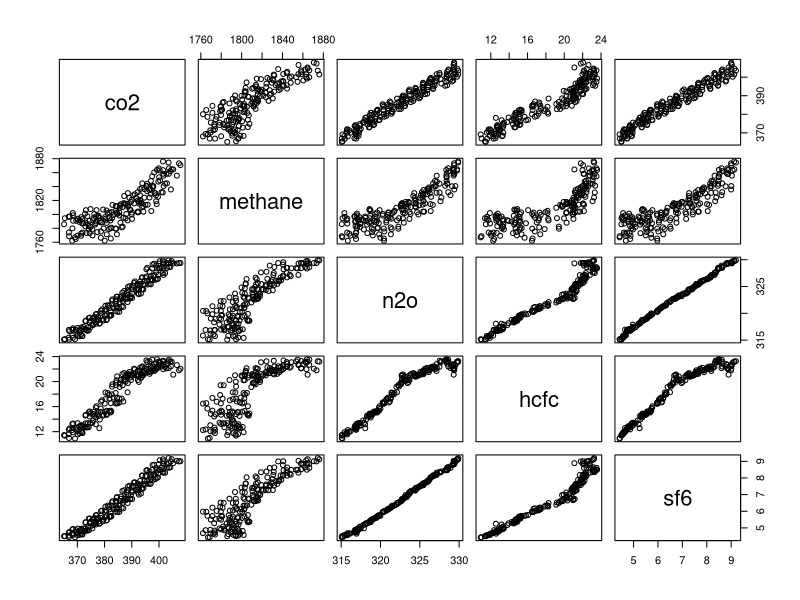
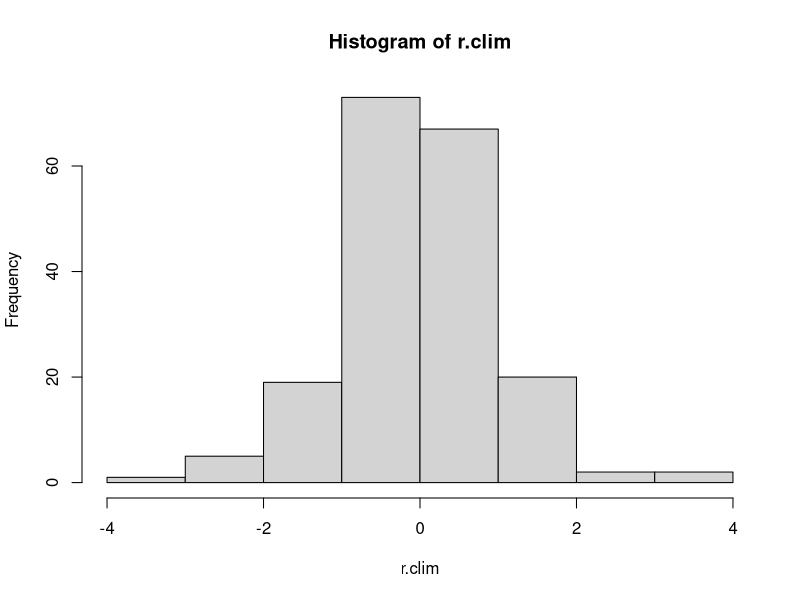

Source code (R) for these figures, in order:
## ---- chunk 1
nasatemp <- read.table(header=TRUE, text="Year   Jan  Feb  Mar  Apr  May  Jun  Jul  Aug  Sep  Oct  Nov  Dec    J-D D-N    DJF  MAM  JJA  SON  Year
1969   -10  -14    1   18   19    5   -2    3    9   13   13   28      7   3    -12   13    2   12  1969
1970     9   22    8    9   -4   -2   -2   -9   11    6    2  -12      3   7     20    4   -4    6  1970
1971    -2  -20  -17   -8   -5  -19  -11   -3   -4   -6   -5   -9     -9  -9    -11  -10  -11   -5  1971
1972   -24  -16    2    0   -4    6    1   17    2    9    4   19      1  -1    -16    0    8    5  1972
1973    29   31   27   26   25   17   10    3   10   14    6   -6     16  18     26   26   10   10  1973
1974   -15  -29   -6  -12   -2   -6   -5   11  -12   -8   -7   -9     -8  -8    -16   -7    0   -9  1974
1975     7    6   13    5   16    0   -1  -19   -3   -9  -16  -17     -2  -1      1   11   -7   -9  1975
1976    -2   -6  -21   -8  -24  -16  -10  -14   -9  -26   -4   10    -11 -13     -8  -18  -13  -13  1976
1977    19   22   24   27   30   24   20   16    0    2   17    2     17  18     17   27   20    6  1977
1978     6   14   21   15    6   -2    3  -18    5    0   15   10      6   6      7   14   -6    7  1978
1979    12  -10   18   13    5   13    2   13   25   24   28   47     16  13      4   12   10   26  1979
1980    30   43   30   33   36   17   28   23   19   18   29   19     27  29     40   33   23   22  1980
1981    55   41   49   31   24   31   34   32   16   14   24   43     33  31     38   35   32   18  1981
1982    10   16   -1    9   16    5   13    7   14   13   15   42     13  13     23    8    8   14  1982
1983    52   40   42   31   36   20   17   33   39   16   32   17     31  33     45   36   23   29  1983
1984    30   17   29    8   33    5   17   16   21   16    6   -5     16  18     21   23   13   14  1984
1985    22   -6   17   11   17   18   -1   15   15   12    9   15     12  10      4   15   11   12  1985
1986    29   38   28   24   24   11   11   12    0   13   11   16     18  18     27   25   11    8  1986
1987    36   45   16   22   25   37   45   28   39   32   25   47     33  30     32   21   36   32  1987
1988    57   43   51   45   43   43   34   47   41   39   12   33     41  42     49   46   41   31  1988
1989    15   35   37   33   16   14   33   37   37   32   20   38     29  29     27   29   28   30  1989
1990    40   41   76   55   46   38   43   30   29   41   45   40     44  44     40   59   37   38  1990
1991    40   49   34   52   37   52   47   39   48   30   31   32     41  42     43   41   46   36  1991
1992    44   41   47   23   32   25   12    7    0    8    2   21     22  23     39   34   15    4  1992
1993    37   38   36   27   27   25   28   13   10   22    6   16     24  24     32   30   22   13  1993
1994    27    2   27   40   28   43   31   21   29   41   46   36     31  29     15   32   31   39  1994
1995    50   78   45   47   26   41   47   46   33   47   45   28     44  45     55   39   45   42  1995
1996    25   48   32   36   27   25   36   48   25   19   41   40     33  32     34   32   36   28  1996
1997    31   38   53   36   36   54   35   41   53   62   64   59     47  45     36   42   43   60  1997
1998    60   90   63   63   69   77   68   66   41   44   49   56     62  62     69   65   70   45  1998
1999    48   65   34   33   31   37   37   31   41   39   38   43     40  41     56   33   35   39  1999
2000    24   56   58   57   36   41   39   42   41   28   32   29     40  41     41   50   41   34  2000
2001    42   44   56   51   57   54   60   48   54   51   70   56     54  51     38   55   54   58  2001
2002    75   75   90   57   63   55   61   53   63   55   58   44     62  63     69   70   56   59  2002
2003    72   55   57   54   61   48   54   65   65   74   53   73     61  58     57   57   56   64  2003
2004    58   73   64   63   40   43   24   44   50   63   71   48     53  56     68   56   37   61  2004
2005    70   55   71   68   63   66   64   61   75   76   72   65     67  66     58   67   64   74  2005
2006    56   68   62   50   47   64   52   70   62   67   69   73     62  61     63   53   62   66  2006
2007    94   70   69   74   66   58   60   57   60   57   55   46     64  66     79   69   58   57  2007
2008    23   34   73   51   47   45   59   43   63   63   65   53     52  51     34   57   49   64  2008
2009    61   50   52   59   65   65   70   66   68   64   76   66     63  62     55   59   67   69  2009
2010    73   80   92   85   73   62   59   63   59   69   78   46     70  71     73   83   62   68  2010
2011    49   51   62   62   50   56   71   71   54   63   55   53     58  57     48   58   66   57  2011
2012    45   47   56   67   74   62   54   60   72   75   74   52     61  61     48   66   59   73  2012
2013    66   55   66   52   57   65   57   65   76   67   78   65     64  63     58   58   63   74  2013
2014    73   52   76   77   85   66   56   80   88   81   66   78     73  72     63   79   67   78  2014
2015    81   87   90   74   75   79   71   79   81  107  102  110     86  84     82   80   76   97  2015
2016   115  134  130  107   90   78   82   99   87   89   90   82     99 101    119  109   86   88  2016
")

#code to reshape to each row is a month
nasatemp <- nasatemp[,1:13]
dim(nasatemp)
newtemp <- data.frame(temp=matrix(t(nasatemp[2:13]),ncol=1))

newtemp$month <- rep(1:12,48)
newtemp$year <- rep(1969:2016, each=12)

## ---- chunk 2
maunaloa1 <- read.table(header=TRUE, text="where year month value
MLO 1969  8   322.51
MLO 1969  9   321.36
MLO 1969 10   320.74
MLO 1969 11   321.98
MLO 1969 12   323.78
MLO 1970  1   325.13
MLO 1970  2   325.54
MLO 1970  3   325.68
MLO 1970  4   326.58
MLO 1970  5   327.68
MLO 1970  6   327.30
MLO 1970  7   326.13
MLO 1970  8   324.91
MLO 1970  9   322.98
MLO 1970 10   322.64
MLO 1970 11   324.03
MLO 1970 12   325.54
MLO 1976  7   332.30
MLO 1976  8   331.04
MLO 1976  9   329.67
MLO 1976 10   329.33
MLO 1976 11   330.46
MLO 1976 12   331.97
MLO 1977  1   332.77
MLO 1977  2   333.10
MLO 1977  3   334.08
MLO 1977  4   335.78
MLO 1977  5   336.49
MLO 1977  6   335.96
MLO 1977  7   334.64
MLO 1977  8   332.31
MLO 1977  9   330.66
MLO 1977 10   330.55
MLO 1977 11   331.72
MLO 1977 12   333.74
MLO 1978  1   335.17
MLO 1978  2   335.78
MLO 1978  3   336.69
MLO 1978  4   337.76
MLO 1978  5   338.01
MLO 1978  6   337.57
MLO 1978  7   336.17
MLO 1978  8   333.89
MLO 1978  9   332.19
MLO 1978 10   332.20
MLO 1978 11   333.24
MLO 1978 12   334.64
MLO 1979  1   336.12
MLO 1979  2   337.20
MLO 1979  3   338.50
MLO 1979  4   339.00
MLO 1979  5   338.93
MLO 1979  6   338.97
MLO 1979  7   337.78
MLO 1979  8   335.57
MLO 1979  9   333.95
MLO 1979 10   334.41
MLO 1979 11   335.66
MLO 1979 12   336.81
MLO 1980  1   338.87
MLO 1980  2   340.17
MLO 1980  3   341.33
MLO 1980  4   342.82
MLO 1980  5   342.90
MLO 1980  6   341.74
MLO 1980  7   339.16
MLO 1980  8   337.04
MLO 1980  9   336.60
MLO 1980 10   336.60
MLO 1980 11   337.55
MLO 1980 12   339.18
MLO 1981  1   340.41
MLO 1981  2   341.39
MLO 1981  3   342.33
MLO 1981  4   343.35
MLO 1981  5   343.56
MLO 1981  6   342.34
MLO 1981  7   340.40
MLO 1981  8   338.67
MLO 1981  9   337.37
MLO 1981 10   337.53
MLO 1981 11   338.88
MLO 1981 12   340.21
MLO 1982  1   341.10
MLO 1982  2   341.99
MLO 1982  3   343.03
MLO 1982  4   343.82
MLO 1982  5   343.76
MLO 1982  6   342.87
MLO 1982  7   341.47
MLO 1982  8   339.26
MLO 1982  9   337.33
MLO 1982 10   337.64
MLO 1982 11   339.03
MLO 1982 12   340.66
MLO 1983  1   341.96
MLO 1983  2   342.37
MLO 1983  3   343.11
MLO 1983  4   345.12
MLO 1983  5   346.09
MLO 1983  6   345.30
MLO 1983  7   343.53
MLO 1983  8   341.20
MLO 1983  9   339.78
MLO 1983 10   339.98
MLO 1983 11   341.14
MLO 1983 12   342.73
MLO 1984  1   343.94
MLO 1984  2   344.59
MLO 1984  3   345.52
MLO 1984  4   346.81
MLO 1984  5   347.38
MLO 1984  6   346.62
MLO 1984  7   345.10
MLO 1984  8   342.86
MLO 1984  9   341.30
MLO 1984 10   341.70
MLO 1984 11   343.00
MLO 1984 12   343.92
MLO 1985  1   344.60
MLO 1985  2   345.65
MLO 1985  3   346.86
MLO 1985  4   347.80
MLO 1985  5   348.57
MLO 1985  6   348.19
MLO 1985  7   346.22
MLO 1985  8   343.94
MLO 1985  9   342.83
MLO 1985 10   342.87
MLO 1985 11   344.05
MLO 1985 12   345.31
MLO 1986  1   346.10
MLO 1986  2   346.61
MLO 1986  3   347.69
MLO 1986  4   349.29
MLO 1986  5   349.94
MLO 1986  6   349.06
MLO 1986  7   347.06
MLO 1986  8   345.26
MLO 1986  9   344.05
MLO 1986 10   343.81
MLO 1986 11   345.37
MLO 1986 12   346.84
MLO 1987  1   347.51
MLO 1987  2   348.25
MLO 1987  3   349.26
MLO 1987  4   350.75
MLO 1987  5   351.77
MLO 1987  6   351.40
MLO 1987  7   349.62
MLO 1987  8   347.48
MLO 1987  9   346.45
MLO 1987 10   346.81
MLO 1987 11   348.11
MLO 1987 12   349.42
MLO 1988  1   350.28
MLO 1988  2   351.35
MLO 1988  3   352.52
MLO 1988  4   353.72
MLO 1988  5   354.35
MLO 1988  6   353.83
MLO 1988  7   352.34
MLO 1988  8   350.12
MLO 1988  9   348.78
MLO 1988 10   349.12
MLO 1988 11   350.14
MLO 1988 12   351.61
MLO 1989  1   352.74
MLO 1989  2   353.14
MLO 1989  3   353.96
MLO 1989  4   355.54
MLO 1989  5   356.16
MLO 1989  6   355.45
MLO 1989  7   354.00
MLO 1989  8   351.37
MLO 1989  9   349.51
MLO 1989 10   349.90
MLO 1989 11   351.53
MLO 1989 12   352.88
MLO 1990  1   354.02
MLO 1990  2   355.11
MLO 1990  3   355.90
MLO 1990  4   356.71
MLO 1990  5   357.17
MLO 1990  6   356.32
MLO 1990  7   354.53
MLO 1990  8   352.44
MLO 1990  9   351.21
MLO 1990 10   351.52
MLO 1990 11   353.10
MLO 1990 12   354.66
MLO 1991  1   355.24
MLO 1991  2   356.09
MLO 1991  3   357.54
MLO 1991  4   358.68
MLO 1991  5   359.34
MLO 1991  6   358.28
MLO 1991  7   355.86
MLO 1991  8   353.82
MLO 1991  9   352.42
MLO 1991 10   352.53
MLO 1991 11   354.00
MLO 1991 12   355.44
MLO 1992  1   356.64
MLO 1992  2   357.29
MLO 1992  3   358.12
MLO 1992  4   359.17
MLO 1992  5   359.94
MLO 1992  6   359.48
MLO 1992  7   357.17
MLO 1992  8   355.02
MLO 1992  9   353.69
MLO 1992 10   353.56
MLO 1992 11   354.63
MLO 1992 12   355.97
MLO 1993  1   356.81
MLO 1993  2   357.39
MLO 1993  3   358.25
MLO 1993  4   359.56
MLO 1993  5   360.47
MLO 1993  6   359.69
MLO 1993  7   357.74
MLO 1993  8   355.54
MLO 1993  9   353.84
MLO 1993 10   354.20
MLO 1993 11   355.41
MLO 1993 12   356.90
MLO 1994  1   358.28
MLO 1994  2   358.86
MLO 1994  3   359.69
MLO 1994  4   361.04
MLO 1994  5   361.73
MLO 1994  6   360.83
MLO 1994  7   358.93
MLO 1994  8   356.94
MLO 1994  9   355.33
MLO 1994 10   355.55
MLO 1994 11   357.49
MLO 1994 12   359.57
MLO 1995  1   360.24
MLO 1995  2   360.61
MLO 1995  3   361.82
MLO 1995  4   362.93
MLO 1995  5   363.63
MLO 1995  6   363.28
MLO 1995  7   361.36
MLO 1995  8   359.17
MLO 1995  9   358.04
MLO 1995 10   358.09
MLO 1995 11   359.44
MLO 1995 12   361.02
MLO 1996  1   362.10
MLO 1996  2   363.20
MLO 1996  3   364.18
MLO 1996  4   364.81
MLO 1996  5   365.35
MLO 1996  6   365.13
MLO 1996  7   363.51
MLO 1996  8   361.13
MLO 1996  9   359.30
MLO 1996 10   359.38
MLO 1996 11   360.92
MLO 1996 12   362.02
MLO 1997  1   363.07
MLO 1997  2   363.89
MLO 1997  3   364.91
MLO 1997  4   366.56
MLO 1997  5   366.66
MLO 1997  6   365.49
MLO 1997  7   364.09
MLO 1997  8   362.15
MLO 1997  9   360.50
MLO 1997 10   360.71
MLO 1997 11   362.52
MLO 1997 12   364.16
MLO 1998  1   365.26
MLO 1998  2   366.04
MLO 1998  3   367.12
MLO 1998  4   368.65
MLO 1998  5   369.39
MLO 1998  6   368.98
MLO 1998  7   367.74
MLO 1998  8   365.74
MLO 1998  9   364.13
MLO 1998 10   364.14
MLO 1998 11   365.60
MLO 1998 12   367.52
MLO 1999  1   368.36
MLO 1999  2   368.63
MLO 1999  3   369.76
MLO 1999  4   370.89
MLO 1999  5   370.89
MLO 1999  6   370.42
MLO 1999  7   369.14
MLO 1999  8   366.95
MLO 1999  9   365.12
MLO 1999 10   365.43
MLO 1999 11   366.82
MLO 1999 12   368.36
MLO 2000  1   369.62
MLO 2000  2   370.13
MLO 2000  3   370.85
MLO 2000  4   371.81
MLO 2000  5   371.90
MLO 2000  6   371.38
MLO 2000  7   370.07
MLO 2000  8   368.11
MLO 2000  9   366.89
MLO 2000 10   367.14
MLO 2000 11   368.37
MLO 2000 12   369.61
MLO 2001  1   370.73
MLO 2001  2   371.81
MLO 2001  3   372.84
MLO 2001  4   373.69
MLO 2001  5   374.18
MLO 2001  6   373.36
MLO 2001  7   371.35
MLO 2001  8   369.41
MLO 2001  9   368.18
MLO 2001 10   368.45
MLO 2001 11   370.13
MLO 2001 12   371.43
MLO 2002  1   372.18
MLO 2002  2   372.94
MLO 2002  3   373.92
MLO 2002  4   374.80
MLO 2002  5   375.51
MLO 2002  6   375.55
MLO 2002  7   373.86
MLO 2002  8   371.19
MLO 2002  9   369.72
MLO 2002 10   370.45
MLO 2002 11   372.40
MLO 2002 12   373.65
MLO 2003  1   374.63
MLO 2003  2   375.77
MLO 2003  3   376.81
MLO 2003  4   378.08
MLO 2003  5   378.88
MLO 2003  6   378.26
MLO 2003  7   376.52
MLO 2003  8   374.53
MLO 2003  9   372.95
MLO 2003 10   373.13
MLO 2003 11   374.84
MLO 2003 12   376.03
MLO 2004  1   376.85
MLO 2004  2   377.81
MLO 2004  3   379.46
MLO 2004  4   380.74
MLO 2004  5   380.78
MLO 2004  6   379.62
MLO 2004  7   377.37
MLO 2004  8   375.56
MLO 2004  9   374.23
MLO 2004 10   374.54
MLO 2004 11   376.24
MLO 2004 12   377.61
MLO 2005  1   378.58
MLO 2005  2   380.19
MLO 2005  3   381.75
MLO 2005  4   382.15
MLO 2005  5   382.49
MLO 2005  6   382.25
MLO 2005  7   380.80
MLO 2005  8   378.62
MLO 2005  9   376.79
MLO 2005 10   377.05
MLO 2005 11   378.65
MLO 2005 12   380.10
MLO 2006  1   381.22
MLO 2006  2   381.92
MLO 2006  3   382.84
MLO 2006  4   384.73
MLO 2006  5   385.42
MLO 2006  6   384.06
MLO 2006  7   382.30
MLO 2006  8   380.06
MLO 2006  9   378.71
MLO 2006 10   379.11
MLO 2006 11   380.39
MLO 2006 12   381.80
MLO 2007  1   383.26
MLO 2007  2   384.42
MLO 2007  3   385.40
MLO 2007  4   386.49
MLO 2007  5   386.89
MLO 2007  6   386.31
MLO 2007  7   384.54
MLO 2007  8   381.65
MLO 2007  9   380.31
MLO 2007 10   381.16
MLO 2007 11   382.63
MLO 2007 12   384.06
MLO 2008  1   385.53
MLO 2008  2   385.71
MLO 2008  3   385.57
MLO 2008  4   387.05
MLO 2008  5   388.70
MLO 2008  6   388.46
MLO 2008  7   386.66
MLO 2008  8   384.24
MLO 2008  9   382.77
MLO 2008 10   382.91
MLO 2008 11   384.12
MLO 2008 12   385.66
MLO 2009  1   386.97
MLO 2009  2   387.71
MLO 2009  3   388.41
MLO 2009  4   389.34
MLO 2009  5   390.11
MLO 2009  6   389.52
MLO 2009  7   387.71
MLO 2009  8   385.84
MLO 2009  9   384.44
MLO 2009 10   384.60
MLO 2009 11   386.00
MLO 2009 12   387.51
MLO 2010  1   388.59
MLO 2010  2   389.72
MLO 2010  3   391.07
MLO 2010  4   392.60
MLO 2010  5   393.37
MLO 2010  6   392.25
MLO 2010  7   390.09
MLO 2010  8   388.00
MLO 2010  9   386.55
MLO 2010 10   387.21
MLO 2010 11   388.57
MLO 2010 12   390.06
MLO 2011  1   391.56
MLO 2011  2   392.14
MLO 2011  3   392.64
MLO 2011  4   393.69
MLO 2011  5   394.26
MLO 2011  6   393.80
MLO 2011  7   392.35
MLO 2011  8   389.96
MLO 2011  9   388.61
MLO 2011 10   389.16
MLO 2011 11   390.47
MLO 2011 12   392.17
MLO 2012  1   393.00
MLO 2012  2   393.25
MLO 2012  3   394.66
MLO 2012  4   396.56
MLO 2012  5   396.98
MLO 2012  6   395.86
MLO 2012  7   394.26
MLO 2012  8   392.19
MLO 2012  9   390.84
MLO 2012 10   391.11
MLO 2012 11   393.06
MLO 2012 12   394.64
MLO 2013  1   395.66
MLO 2013  2   396.80
MLO 2013  3   397.75
MLO 2013  4   398.70
MLO 2013  5   399.61
MLO 2013  6   399.15
MLO 2013  7   397.19
MLO 2013  8   395.01
MLO 2013  9   393.73
MLO 2013 10   393.87
MLO 2013 11   395.43
MLO 2013 12   397.03
MLO 2014  1   397.91
MLO 2014  2   398.33
MLO 2014  3   399.75
MLO 2014  4   401.64
MLO 2014  5   402.24
MLO 2014  6   401.39
MLO 2014  7   398.96
MLO 2014  8   396.52
MLO 2014  9   395.35
MLO 2014 10   395.67
MLO 2014 11   397.50
MLO 2014 12   399.26
MLO 2015  1   400.05
MLO 2015  2   400.38
MLO 2015  3   401.58
MLO 2015  4   403.68
MLO 2015  5   404.16
MLO 2015  6   402.92
MLO 2015  7   400.93
MLO 2015  8   398.90
MLO 2015  9   397.65
MLO 2015 10   398.23
MLO 2015 11   399.95
MLO 2015 12   401.53
MLO 2016  1   402.72
MLO 2016  2   403.62
MLO 2016  3   405.23
MLO 2016  4   407.35
MLO 2016  5   407.87
MLO 2016  6   406.57
MLO 2016  7   404.37
MLO 2016  8   401.69
MLO 2016  9   400.23
MLO 2016 10   401.47
MLO 2016 11   403.53
MLO 2016 12   404.66")
## ---- chunk 3
maunaloa2 <- read.table(header=TRUE, text="where year month value
MLO 1983  5  1639.23
MLO 1983  6  1633.53
MLO 1983  7  1633.19
MLO 1983  8  1631.38
MLO 1983  9  1648.43
MLO 1983 10  1663.75
MLO 1983 11  1658.22
MLO 1983 12  1654.33
MLO 1984  1  1658.97
MLO 1984  2  1656.47
MLO 1984  3  1655.76
MLO 1984  4  1657.71
MLO 1984  5  1649.33
MLO 1984  6  1633.93
MLO 1984  7  1629.71
MLO 1984  8  1643.76
MLO 1984  9  1663.31
MLO 1984 10  1673.72
MLO 1984 11  1676.09
MLO 1984 12  1671.23
MLO 1985  1  1662.44
MLO 1985  2  1665.22
MLO 1985  3  1677.36
MLO 1985  4  1674.26
MLO 1985  5  1665.95
MLO 1985  6  1658.63
MLO 1985  7  1653.49
MLO 1985  8  1653.73
MLO 1985  9  1667.63
MLO 1985 10  1680.79
MLO 1985 11  1679.95
MLO 1985 12  1677.30
MLO 1986  1  1675.09
MLO 1986  2  1666.10
MLO 1986  3  1672.14
MLO 1986  4  1687.78
MLO 1986  5  1685.33
MLO 1986  6  1684.31
MLO 1986  7  1682.00
MLO 1986  8  1669.87
MLO 1986  9  1679.75
MLO 1986 10  1690.42
MLO 1986 11  1691.76
MLO 1986 12  1697.38
MLO 1987  1  1692.00
MLO 1987  2  1689.67
MLO 1987  3  1694.41
MLO 1987  4  1695.58
MLO 1987  5  1694.19
MLO 1987  6  1687.17
MLO 1987  7  1680.59
MLO 1987  8  1678.21
MLO 1987  9  1681.06
MLO 1987 10  1700.84
MLO 1987 11  1715.96
MLO 1987 12  1707.57
MLO 1988  1  1697.68
MLO 1988  2  1700.56
MLO 1988  3  1705.48
MLO 1988  4  1707.58
MLO 1988  5  1705.13
MLO 1988  6  1698.45
MLO 1988  7  1687.25
MLO 1988  8  1691.20
MLO 1988  9  1700.78
MLO 1988 10  1708.26
MLO 1988 11  1719.26
MLO 1988 12  1725.77
MLO 1989  1  1720.86
MLO 1989  2  1712.63
MLO 1989  3  1715.06
MLO 1989  4  1723.47
MLO 1989  5  1724.35
MLO 1989  6  1713.17
MLO 1989  7  1699.86
MLO 1989  8  1706.65
MLO 1989  9  1720.84
MLO 1989 10  1721.99
MLO 1989 11  1726.19
MLO 1989 12  1730.72
MLO 1990  1  1727.94
MLO 1990  2  1728.47
MLO 1990  3  1733.87
MLO 1990  4  1737.55
MLO 1990  5  1734.57
MLO 1990  6  1722.31
MLO 1990  7  1712.70
MLO 1990  8  1718.02
MLO 1990  9  1733.91
MLO 1990 10  1736.92
MLO 1990 11  1741.48
MLO 1990 12  1749.67
MLO 1991  1  1734.88
MLO 1991  2  1731.02
MLO 1991  3  1746.57
MLO 1991  4  1749.61
MLO 1991  5  1747.34
MLO 1991  6  1740.02
MLO 1991  7  1730.94
MLO 1991  8  1722.04
MLO 1991  9  1734.65
MLO 1991 10  1751.77
MLO 1991 11  1750.32
MLO 1991 12  1752.46
MLO 1992  1  1755.62
MLO 1992  2  1750.06
MLO 1992  3  1752.44
MLO 1992  4  1753.30
MLO 1992  5  1744.58
MLO 1992  6  1743.34
MLO 1992  7  1736.29
MLO 1992  8  1725.76
MLO 1992  9  1729.88
MLO 1992 10  1740.78
MLO 1992 11  1755.35
MLO 1992 12  1758.41
MLO 1993  1  1747.88
MLO 1993  2  1745.69
MLO 1993  3  1748.00
MLO 1993  4  1746.77
MLO 1993  5  1749.61
MLO 1993  6  1745.59
MLO 1993  7  1731.93
MLO 1993  8  1732.02
MLO 1993  9  1744.57
MLO 1993 10  1760.24
MLO 1993 11  1768.05
MLO 1993 12  1763.59
MLO 1994  1  1759.89
MLO 1994  2  1752.11
MLO 1994  3  1754.68
MLO 1994  4  1763.82
MLO 1994  5  1755.15
MLO 1994  6  1746.67
MLO 1994  7  1737.43
MLO 1994  8  1734.00
MLO 1994  9  1757.24
MLO 1994 10  1778.62
MLO 1994 11  1781.15
MLO 1994 12  1779.38
MLO 1995  1  1764.55
MLO 1995  2  1757.10
MLO 1995  3  1764.86
MLO 1995  4  1762.96
MLO 1995  5  1762.21
MLO 1995  6  1759.23
MLO 1995  7  1749.37
MLO 1995  8  1751.18
MLO 1995  9  1761.52
MLO 1995 10  1768.91
MLO 1995 11  1768.32
MLO 1995 12  1773.02
MLO 1996  1  1771.38
MLO 1996  2  1770.46
MLO 1996  3  1769.92
MLO 1996  4  1759.12
MLO 1996  5  1755.04
MLO 1996  6  1753.80
MLO 1996  7  1747.19
MLO 1996  8  1745.61
MLO 1996  9  1767.21
MLO 1996 10  1774.69
MLO 1996 11  1769.96
MLO 1996 12  1773.12
MLO 1997  1  1769.96
MLO 1997  2  1768.67
MLO 1997  3  1775.66
MLO 1997  4  1780.66
MLO 1997  5  1776.62
MLO 1997  6  1768.26
MLO 1997  7  1751.54
MLO 1997  8  1750.35
MLO 1997  9  1775.74
MLO 1997 10  1784.89
MLO 1997 11  1784.07
MLO 1997 12  1783.30
MLO 1998  1  1772.27
MLO 1998  2  1766.13
MLO 1998  3  1774.66
MLO 1998  4  1780.43
MLO 1998  5  1781.20
MLO 1998  6  1779.11
MLO 1998  7  1762.53
MLO 1998  8  1757.23
MLO 1998  9  1771.19
MLO 1998 10  1787.42
MLO 1998 11  1798.38
MLO 1998 12  1803.08
MLO 1999  1  1796.37
MLO 1999  2  1784.76
MLO 1999  3  1788.19
MLO 1999  4  1788.42
MLO 1999  5  1773.25
MLO 1999  6  1771.20
MLO 1999  7  1767.00
MLO 1999  8  1768.66
MLO 1999  9  1785.91
MLO 1999 10  1794.49
MLO 1999 11  1796.52
MLO 1999 12  1801.93
MLO 2000  1  1802.08
MLO 2000  2  1793.84
MLO 2000  3  1791.95
MLO 2000  4  1786.89
MLO 2000  5  1773.88
MLO 2000  6  1772.35
MLO 2000  7  1769.46
MLO 2000  8  1762.08
MLO 2000  9  1773.90
MLO 2000 10  1796.96
MLO 2000 11  1798.68
MLO 2000 12  1790.80
MLO 2001  1  1789.20
MLO 2001  2  1793.33
MLO 2001  3  1801.05
MLO 2001  4  1797.36
MLO 2001  5  1783.16
MLO 2001  6  1773.35
MLO 2001  7  1769.25
MLO 2001  8  1764.68
MLO 2001  9  1779.92
MLO 2001 10  1790.89
MLO 2001 11  1793.03
MLO 2001 12  1796.09
MLO 2002  1  1787.42
MLO 2002  2  1782.86
MLO 2002  3  1786.15
MLO 2002  4  1781.95
MLO 2002  5  1778.33
MLO 2002  6  1774.58
MLO 2002  7  1766.41
MLO 2002  8  1766.10
MLO 2002  9  1780.44
MLO 2002 10  1795.45
MLO 2002 11  1801.15
MLO 2002 12  1792.65
MLO 2003  1  1785.94
MLO 2003  2  1791.76
MLO 2003  3  1796.92
MLO 2003  4  1794.97
MLO 2003  5  1786.89
MLO 2003  6  1790.58
MLO 2003  7  1785.33
MLO 2003  8  1773.06
MLO 2003  9  1788.25
MLO 2003 10  1806.05
MLO 2003 11  1807.61
MLO 2003 12  1794.57
MLO 2004  1  1789.81
MLO 2004  2  1797.91
MLO 2004  3  1806.94
MLO 2004  4  1805.52
MLO 2004  5  1787.75
MLO 2004  6  1779.82
MLO 2004  7  1774.59
MLO 2004  8  1769.80
MLO 2004  9  1778.21
MLO 2004 10  1790.72
MLO 2004 11  1800.49
MLO 2004 12  1796.73
MLO 2005  1  1788.48
MLO 2005  2  1796.08
MLO 2005  3  1802.82
MLO 2005  4  1791.30
MLO 2005  5  1780.86
MLO 2005  6  1780.05
MLO 2005  7  1771.32
MLO 2005  8  1766.46
MLO 2005  9  1787.27
MLO 2005 10  1806.12
MLO 2005 11  1803.11
MLO 2005 12  1798.37
MLO 2006  1  1794.46
MLO 2006  2  1785.84
MLO 2006  3  1786.21
MLO 2006  4  1800.64
MLO 2006  5  1798.33
MLO 2006  6  1779.65
MLO 2006  7  1765.36
MLO 2006  8  1762.14
MLO 2006  9  1775.52
MLO 2006 10  1788.46
MLO 2006 11  1791.44
MLO 2006 12  1794.62
MLO 2007  1  1799.19
MLO 2007  2  1802.60
MLO 2007  3  1802.63
MLO 2007  4  1801.65
MLO 2007  5  1795.23
MLO 2007  6  1781.34
MLO 2007  7  1771.38
MLO 2007  8  1778.95
MLO 2007  9  1793.78
MLO 2007 10  1801.88
MLO 2007 11  1803.32
MLO 2007 12  1805.15
MLO 2008  1  1809.46
MLO 2008  2  1802.99
MLO 2008  3  1792.38
MLO 2008  4  1792.12
MLO 2008  5  1796.01
MLO 2008  6  1791.32
MLO 2008  7  1782.40
MLO 2008  8  1779.41
MLO 2008  9  1794.58
MLO 2008 10  1813.66
MLO 2008 11  1811.90
MLO 2008 12  1812.40
MLO 2009  1  1816.16
MLO 2009  2  1814.73
MLO 2009  3  1815.28
MLO 2009  4  1807.06
MLO 2009  5  1802.72
MLO 2009  6  1806.24
MLO 2009  7  1794.25
MLO 2009  8  1788.09
MLO 2009  9  1801.87
MLO 2009 10  1811.50
MLO 2009 11  1814.68
MLO 2009 12  1815.55
MLO 2010  1  1810.92
MLO 2010  2  1817.87
MLO 2010  3  1821.24
MLO 2010  4  1818.01
MLO 2010  5  1816.50
MLO 2010  6  1803.08
MLO 2010  7  1793.50
MLO 2010  8  1800.61
MLO 2010  9  1810.57
MLO 2010 10  1826.33
MLO 2010 11  1830.53
MLO 2010 12  1821.20
MLO 2011  1  1823.70
MLO 2011  2  1819.68
MLO 2011  3  1815.48
MLO 2011  4  1816.01
MLO 2011  5  1811.52
MLO 2011  6  1810.25
MLO 2011  7  1803.09
MLO 2011  8  1799.91
MLO 2011  9  1813.09
MLO 2011 10  1823.80
MLO 2011 11  1827.44
MLO 2011 12  1831.82
MLO 2012  1  1827.56
MLO 2012  2  1819.24
MLO 2012  3  1824.07
MLO 2012  4  1834.90
MLO 2012  5  1829.55
MLO 2012  6  1814.01
MLO 2012  7  1803.91
MLO 2012  8  1803.99
MLO 2012  9  1815.80
MLO 2012 10  1828.91
MLO 2012 11  1836.46
MLO 2012 12  1836.27
MLO 2013  1  1833.35
MLO 2013  2  1836.92
MLO 2013  3  1838.80
MLO 2013  4  1830.36
MLO 2013  5  1825.20
MLO 2013  6  1814.80
MLO 2013  7  1804.80
MLO 2013  8  1813.64
MLO 2013  9  1838.16
MLO 2013 10  1844.51
MLO 2013 11  1840.42
MLO 2013 12  1848.10
MLO 2014  1  1840.72
MLO 2014  2  1831.02
MLO 2014  3  1847.06
MLO 2014  4  1855.57
MLO 2014  5  1844.18
MLO 2014  6  1831.50
MLO 2014  7  1818.96
MLO 2014  8  1824.29
MLO 2014  9  1841.04
MLO 2014 10  1844.03
MLO 2014 11  1854.77
MLO 2014 12  1863.90
MLO 2015  1  1853.42
MLO 2015  2  1848.67
MLO 2015  3  1858.38
MLO 2015  4  1866.30
MLO 2015  5  1862.18
MLO 2015  6  1844.58
MLO 2015  7  1831.99
MLO 2015  8  1827.55
MLO 2015  9  1840.39
MLO 2015 10  1860.36
MLO 2015 11  1866.15
MLO 2015 12  1863.49
MLO 2016  1  1858.25
MLO 2016  2  1858.33
MLO 2016  3  1864.58
MLO 2016  4  1873.36
MLO 2016  5  1870.71
MLO 2016  6  1855.71
MLO 2016  7  1835.76
MLO 2016  8  1840.68
MLO 2016  9  1863.21
MLO 2016 10  1876.06
MLO 2016 11  1874.51
MLO 2016 12  1864.68")
## ---- chunk 4
climate <- merge(merge(newtemp,maunaloa1, by=c("year", "month"),all.x=TRUE), maunaloa2, by=c("year", "month"),all.x=TRUE)
climate <- subset(climate,!is.na(where.x)&!is.na(where.y))
names(climate) <- c("year","month","temp", "where.x","co2","where.y", "methane")
climate$where.x <- NULL
climate$where.y <- NULL

head(climate)
tail(climate)
str(climate)
## ---- chunk 5
#corr <- lm(temp~co2, data=climate)
#corr
#plot(corr)

#corr2 <- lm(temp~methane, data=climate)
#corr2
#plot(corr2)
## ---- chunk 6
#out.climate <- lm(temp~co2+methane, data=climate)
#summary(out.climate)

#library(car)
#avPlots(out.climate)
## ---- chunk 7
#nogreenhousegas.climate <- lm(temp~+1, data=climate)
#anova(nogreenhousegas.climate, out.climate)
#summary(out.climate)

#Since we reject H0 and conclude that there is a significant greenhouse gas effect, look at the individual regression coefficients
#t-test from summary
#summary(out.climate)

#95% CI
#confint(out.climate)
## ---- chunk 8
#Create Train and test
#train.climate <- subset(climate, year<=2015)
#test.climate <- subset(climate, year==2016)


#Fit Model on Train
#out.train <- lm(temp~co2+methane, data=train.climate)


#Use train model to predict on test
#predict(out.train, newdata=test.climate)


#Compare actual to prediction
#cbind(test.climate$temp, predict(out.train,newdata=test.climate))


#Graphic to show data
#plot(predict(out.train, newdata=test.climate), test.climate$temp)
#abline(0,1,col="gray")
## ---- chunk 9
maunaloa3 <- read.table(header=TRUE, text="year month n2o sd n
1999       7    315.16      0.33    546
1999       8    315.08      0.29    643
1999       9    315.08      0.27    473
1999      10    315.17      0.26    615
1999      11    315.46      0.28    569
1999      12    315.41      0.40    393
2000       1    315.54      0.40    544
2000       2    315.78      0.43    593
2000       3    315.70      0.39    732
2000       4    315.78      0.40    682
2000       5    315.75      0.39    642
2000       6    316.03      0.38    547
2000       7    316.18      0.37    565
2000       8    315.84      0.36    161
2000       9    316.91      0.55    209
2000      10    316.68      0.47    661
2000      11    316.95      0.87    129
2000      12    316.81      0.97    625
2001       1    316.79      1.09    417
2001       2    317.04      1.08    649
2001       3    317.01      1.18    727
2001       4    316.72      0.98    691
2001       5    316.82      0.85    738
2001       6    316.86      1.08    348
2001       7    316.80      0.82    635
2001       8    316.89      0.91    728
2001       9    316.96      0.91    708
2001      10    317.21      1.22    680
2001      11    317.27      1.27    642
2001      12    317.33      1.11    634
2002       1    317.50      1.02    671
2002       2    317.07      1.15    658
2002       3    317.41      1.31    645
2002       4    317.38      1.36    674
2002       5    317.89      1.14    281
2002       6     nan        nan       0
2002       7     nan        nan       0
2002       8     nan        nan       0
2002       9    317.55      0.61    142
2002      10    317.72      0.47    678
2002      11    317.81      0.44    671
2002      12    317.76      0.37    692
2003       1    317.91      0.33    668
2003       2    317.79      0.23    638
2003       3    318.05      0.34    735
2003       4    318.06      0.38    696
2003       5    318.17      0.34    724
2003       6    318.17      0.37    693
2003       7    318.29      0.39    686
2003       8    318.33      0.45    693
2003       9    318.53      0.44    662
2003      10    318.60      0.47    688
2003      11    318.61      0.33    693
2003      12    318.63      0.36    729
2004       1    318.76      0.35    727
2004       2    318.68      0.42    651
2004       3    318.64      0.34    656
2004       4    318.74      0.35    708
2004       5    318.85      0.35    695
2004       6    318.90      0.34    682
2004       7    318.94      0.37    631
2004       8    319.02      0.49    581
2004       9    319.10      0.51    641
2004      10    319.20      0.39    699
2004      11    319.33      0.37    701
2004      12    319.34      0.38    676
2005       1    319.46      0.38    646
2005       2    319.53      0.31    637
2005       3    319.56      0.37    704
2005       4    319.55      0.35    685
2005       5    319.63      0.31    700
2005       6    319.66      0.33    671
2005       7    319.83      0.29    690
2005       8    319.99      0.48    697
2005       9    319.79      0.50    678
2005      10    319.89      0.63    725
2005      11    319.91      0.52    696
2005      12    320.17      0.41    592
2006       1    320.21      0.44    692
2006       2    320.15      0.42    593
2006       3    320.05      0.39    716
2006       4    320.29      0.42    692
2006       5    320.27      0.38    693
2006       6    320.41      0.38    653
2006       7    320.42      1.82    244
2006       8    320.45      0.46    124
2006       9    320.49      0.42    522
2006      10    320.74      0.43    613
2006      11    320.75      0.40    674
2006      12    320.96      0.54    672
2007       1    320.96      0.53    690
2007       2    321.06      0.48    641
2007       3    320.96      0.43    709
2007       4    321.25      0.52    667
2007       5    321.19      0.52    692
2007       6    321.29      0.42    687
2007       7    321.32      0.44    692
2007       8    321.42      0.62    581
2007       9    321.40      0.54    677
2007      10    321.50      0.45    679
2007      11    321.70      0.53    590
2007      12    321.78      0.61    643
2008       1    322.02      0.57    422
2008       2    321.89      0.42     70
2008       3    321.88      0.41    726
2008       4    322.06      0.31    713
2008       5    322.01      0.33    713
2008       6    322.10      0.31    700
2008       7    322.27      0.28    732
2008       8    322.27      0.30    732
2008       9    322.36      0.32    706
2008      10    322.60      0.35    701
2008      11    322.60      0.34    701
2008      12    322.63      0.35    701
2009       1    322.74      0.36    560
2009       2    322.68      0.28    667
2009       3    322.72      0.29    720
2009       4    322.75      0.30    711
2009       5    322.87      0.31    728
2009       6    322.92      0.32    699
2009       7    322.85      0.31    733
2009       8    322.96      0.26    743
2009       9    323.09      0.28    719
2009      10    323.10      0.27    738
2009      11    323.21      0.26    707
2009      12    323.35      0.26    738
2010       1    323.45      0.49    686
2010       2    323.18      0.78    314
2010       3     nan        nan       0
2010       4    323.57      0.33    688
2010       5    323.69      0.35    706
2010       6    323.68      0.35    690
2010       7    323.68      0.32    726
2010       8    323.83      0.32    618
2010       9    323.86      0.31    582
2010      10    324.17      0.33    742
2010      11    324.30      0.35    703
2010      12    324.44      0.34    684
2011       1    324.37      0.40    571
2011       2    324.44      0.37    653
2011       3    324.47      0.41    736
2011       4    324.49      0.45    613
2011       5    324.44      0.40    734
2011       6    324.51      0.42    659
2011       7    324.65      0.34    734
2011       8    324.82      0.28    736
2011       9    324.91      0.30    717
2011      10    325.06      0.31    739
2011      11    325.14      0.25    683
2011      12    325.27      0.29    735
2012       1    325.46      0.32    742
2012       2    325.47      0.42    682
2012       3    325.34      0.34    584
2012       4    325.47      0.33    715
2012       5    325.40      0.37    713
2012       6    325.37      0.31    683
2012       7    325.43      0.33    741
2012       8    325.55      0.34    724
2012       9    325.67      0.57    683
2012      10    325.94      0.67    702
2012      11    325.95      0.57    675
2012      12    326.05      0.28    735
2013       1    326.09      0.27    734
2013       2    326.15      0.29    627
2013       3    326.17      0.26    741
2013       4    326.27      0.26    709
2013       5    326.43      0.28    712
2013       6    326.35      0.33    715
2013       7    326.38      0.33    683
2013       8    326.65      0.35    431
2013       9    326.67      0.32    696
2013      10    326.70      0.30    732
2013      11    326.87      0.29    711
2013      12    326.93      0.31    734
2014       1    327.03      0.30    731
2014       2    327.12      0.29    665
2014       3    327.17      0.35    699
2014       4    327.15      0.37    699
2014       5    327.50      0.32    658
2014       6    327.51      0.33    694
2014       7    327.63      0.52    644
2014       8    327.74      0.59    582
2014       9    328.22      0.62    549
2014      10    328.48      0.50    480
2014      11    328.37      0.37    554
2014      12    328.36      0.33    517
2015       1    328.43      0.38    553
2015       2    328.40      0.37    528
2015       3    328.42      0.48    562
2015       4    328.61      0.34    511
2015       5    328.65      0.42    565
2015       6    328.47      0.35    510
2015       7    328.62      0.34    573
2015       8    328.90      0.52    522
2015       9    329.10      0.29    690
2015      10    329.25      0.28    715
2015      11    329.29      0.26    697
2015      12    329.29      0.24    633
2016       1    329.40      0.23    730
2016       2    329.32      0.25    674
2016       3    329.31      0.26    614
2016       4    329.37      0.31    671
2016       5    329.37      0.30    711
2016       6    329.30      0.36    681
2016       7    329.38      0.36    731
2016       8    329.53      0.36    689
2016       9    329.73      0.35    635
2016      10    329.87      0.51    636
2016      11    329.88      0.47    682
2016      12    329.74      0.47    664
2017       1    329.89      0.48    668
2017       2    329.83      0.49    655
2017       3    329.89      0.66    704
2017       4    329.75      0.83    665
2017       5    329.82      0.67    706
2017       6    329.84      0.94    679
2017       7    329.84      0.68    523
2017       8    329.98      0.71    707
2017       9    329.92      0.52    704
2017      10    330.02      0.53    704
2017      11    330.01      0.53    702
2017      12    330.11      0.59    700
2018       1    329.98      0.52    214")
maunaloa3 <- maunaloa3[,1:3]

maunaloa4 <- read.table(header=TRUE, text="year month hcfc sd n
1999       1     10.84      0.50    636
1999       2     10.84      0.38     70
1999       3     11.16      0.47    518
1999       4     11.80      0.45    153
1999       5     11.68      0.37    590
1999       6     11.69      0.46    529
1999       7     10.90      0.56    621
1999       8     10.99      0.55    423
1999       9     11.46      0.40    306
1999      10     11.36      0.47    573
1999      11     11.60      0.48    572
1999      12     11.90      0.72    408
2000       1     11.87      0.83    591
2000       2     11.56      0.76    616
2000       3     11.74      0.83    741
2000       4     11.92      0.86    691
2000       5     11.77      0.82    668
2000       6     12.03      0.87    570
2000       7     12.05      0.81    590
2000       8     12.26      0.76    163
2000       9     12.30      0.83    320
2000      10     12.51      1.03    697
2000      11     12.57      1.13    346
2000      12     12.61      1.13    644
2001       1     12.86      0.99    454
2001       2     12.72      1.15    656
2001       3     12.75      1.18    736
2001       4     12.74      1.22    707
2001       5     12.70      1.13    737
2001       6     12.65      1.25    349
2001       7     13.02      1.22    112
2001       8     12.36      1.08    165
2001       9     13.22      1.00    319
2001      10     13.30      0.78    739
2001      11     13.36      0.77    417
2001      12     12.93      0.83    144
2002       1     13.01      0.92    115
2002       2     13.31      0.93    390
2002       3     13.37      0.77    732
2002       4     13.33      0.83    697
2002       5     13.43      0.83    703
2002       6     13.66      0.85    709
2002       7     13.37      0.90    683
2002       8     13.93      0.99    175
2002       9     nan        nan       0
2002      10     nan        nan       0
2002      11     nan        nan       0
2002      12     nan        nan       0
2003       1     nan        nan       0
2003       2     13.79      2.81     33
2003       3     13.18      2.16    555
2003       4     12.55      2.81     29
2003       5     nan        nan       0
2003       6     13.94      1.61    123
2003       7     14.55      1.80    249
2003       8     14.42      1.09    515
2003       9     14.58      0.78    635
2003      10     14.67      0.76    240
2003      11     14.89      0.74    523
2003      12     14.79      0.85    733
2004       1     14.27      0.76    732
2004       2     14.50      0.81    677
2004       3     14.56      0.82    675
2004       4     14.82      0.81    704
2004       5     14.68      0.81    689
2004       6     14.70      0.95    655
2004       7     14.76      0.85    651
2004       8     14.84      0.79    602
2004       9     15.12      0.78    623
2004      10     15.23      0.80    713
2004      11     15.17      0.88    715
2004      12     15.08      0.82    685
2005       1     15.17      0.84    663
2005       2     15.13      0.85    634
2005       3     15.30      0.81    708
2005       4     15.06      0.85    551
2005       5     15.19      0.92    491
2005       6     15.36      0.81    185
2005       7     15.35      0.97    451
2005       8     15.68      1.08    392
2005       9     15.83      0.76    444
2005      10     16.06      0.78    394
2005      11     nan        nan       0
2005      12     nan        nan       0
2006       1     nan        nan       0
2006       2     nan        nan       0
2006       3     nan        nan       0
2006       4     16.51      0.82    142
2006       5     16.66      0.86    699
2006       6     16.51      1.01    674
2006       7     16.55      1.00    673
2006       8     16.48      0.95    709
2006       9     16.79      0.88    532
2006      10     17.01      0.88    616
2006      11     17.20      1.04    686
2006      12     17.26      1.15    708
2007       1     17.44      1.88    678
2007       2     16.66      2.67    541
2007       3     17.32      2.52    672
2007       4     17.53      2.17    647
2007       5     16.82      3.23    342
2007       6     17.27      1.87    169
2007       7     17.39      1.77    215
2007       8     17.86      1.94    585
2007       9     18.25      2.21    591
2007      10     18.17      2.66    576
2007      11     17.95      1.25    350
2007      12     18.18      0.53    700
2008       1     19.13      0.63    417
2008       2     nan        nan       0
2008       3     nan        nan       0
2008       4     nan        nan       0
2008       5     nan        nan       0
2008       6     18.29      1.77    639
2008       7     19.41      2.01    672
2008       8     19.42      1.52    689
2008       9     19.20      1.83    667
2008      10     19.56      1.27    418
2008      11     19.84      0.94    463
2008      12     19.70      1.00    655
2009       1     20.34      1.00    706
2009       2     20.96      0.92    668
2009       3     20.97      0.99    663
2009       4     21.00      1.02    710
2009       5     21.14      0.98    717
2009       6     20.64      0.96    702
2009       7     19.97      1.10    725
2009       8     20.25      1.00    663
2009       9     20.21      1.24    719
2009      10     20.83      1.26    731
2009      11     20.29      1.24    705
2009      12     20.25      1.60    713
2010       1     19.76      1.66    715
2010       2     20.24      1.79    659
2010       3     19.82      2.16    686
2010       4     19.94      2.45    558
2010       5     20.60      2.85    354
2010       6     20.23      1.22    671
2010       7     21.00      1.13    723
2010       8     20.87      1.05    635
2010       9     21.19      1.02    560
2010      10     21.35      1.08    722
2010      11     21.27      0.91    702
2010      12     21.04      0.81    685
2011       1     20.99      0.86    583
2011       2     20.82      0.94    663
2011       3     20.98      1.03    717
2011       4     20.78      1.10    704
2011       5     21.03      1.03    658
2011       6     21.01      1.16    595
2011       7     20.92      1.35    730
2011       8     20.96      1.55    740
2011       9     21.06      1.57    623
2011      10     21.54      1.45    733
2011      11     21.36      1.53    706
2011      12     21.15      1.61    729
2012       1     21.80      1.73    727
2012       2     21.21      1.48    622
2012       3     21.33      1.23    549
2012       4     21.23      1.42    705
2012       5     21.69      1.33    716
2012       6     21.55      1.44    671
2012       7     21.48      1.66    686
2012       8     21.72      1.70    685
2012       9     22.05      1.66    649
2012      10     21.95      1.61    578
2012      11     22.20      1.25    713
2012      12     21.76      1.29    728
2013       1     21.83      1.07    654
2013       2     21.50      1.04    651
2013       3     21.78      1.02    706
2013       4     21.90      1.24    707
2013       5     22.30      1.66    713
2013       6     22.04      1.49    697
2013       7     22.14      1.32    679
2013       8     22.15      1.70    518
2013       9     22.29      2.02    645
2013      10     22.43      1.48    521
2013      11     21.99      1.33    663
2013      12     22.36      1.34    711
2014       1     22.04      1.09    730
2014       2     21.69      1.12    603
2014       3     22.22      1.17    698
2014       4     22.79      1.16    705
2014       5     22.35      1.19    657
2014       6     23.32      1.19    676
2014       7     23.08      0.93    712
2014       8     23.24      0.71    612
2014       9     23.37      0.74    709
2014      10     23.11      0.66    629
2014      11     23.50      0.72    696
2014      12     23.57      0.59    669
2015       1     23.21      0.66    720
2015       2     23.09      0.68    666
2015       3     23.30      0.59    727
2015       4     23.50      0.67    703
2015       5     23.17      0.71    709
2015       6     22.85      0.76    660
2015       7     22.42      0.70    729
2015       8     22.15      0.72    678
2015       9     22.41      0.89    695
2015      10     22.79      1.02    731
2015      11     22.67      1.09    719
2015      12     21.98      0.85    608
2016       1     22.10      0.97    717
2016       2     22.15      0.92    677
2016       3     21.10      0.87    584
2016       4     21.80      1.12    680
2016       5     22.05      0.87    721
2016       6     22.63      0.66    711
2016       7     22.44      0.68    731
2016       8     22.63      0.57    693
2016       9     23.02      0.55    679
2016      10     23.19      0.66    731
2016      11     23.25      0.66    715
2016      12     23.18      0.71    142
2017       1     nan        nan       0
2017       2     22.75      0.54    666
2017       3     22.47      0.54    645
2017       4     22.63      0.58    708
2017       5     22.74      0.39    713
2017       6     22.58      0.42    684
2017       7     22.53      0.48    433
2017       8     nan        nan       0
2017       9     nan        nan       0
2017      10     nan        nan       0
2017      11     nan        nan       0
2017      12     nan        nan       0
2018       1     nan        nan       0")
maunaloa4 <- maunaloa4[,1:3]

maunaloa5 <- read.table(header=TRUE, text="year month sf6 sd n
1999       7     4.427     0.058    558
1999       8     4.437     0.058    586
1999       9     4.501     0.039    482
1999      10     4.504     0.035    629
1999      11     4.534     0.052    324
1999      12     4.573     0.054    314
2000       1     nan        nan       0
2000       2     4.565     0.127    440
2000       3     4.578     0.159    550
2000       4     4.625     0.056    555
2000       5     4.604     0.080    656
2000       6     4.660     0.067    546
2000       7     4.665     0.056    581
2000       8     4.684     0.076    158
2000       9     4.730     0.055    207
2000      10     4.737     0.067    678
2000      11     4.652     0.168     76
2000      12     4.748     0.168    526
2001       1     4.781     0.111    428
2001       2     4.807     0.093    621
2001       3     4.817     0.109    700
2001       4     4.849     0.062    691
2001       5     4.856     0.046    738
2001       6     4.839     0.069    349
2001       7     4.879     0.112    640
2001       8     4.862     0.140    729
2001       9     4.909     0.162    707
2001      10     4.935     0.136    641
2001      11     4.962     0.157    645
2001      12     4.941     0.205    622
2002       1     4.972     0.221    654
2002       2     4.955     0.125    659
2002       3     5.054     0.242    577
2002       4     5.079     0.230    689
2002       5     4.972     0.175    282
2002       6     nan        nan       0
2002       7     nan        nan       0
2002       8     nan        nan       0
2002       9     5.124     0.056    136
2002      10     5.140     0.036    722
2002      11     5.165     0.037    689
2002      12     5.170     0.033    717
2003       1     5.184     0.042    590
2003       2     5.167     0.049     24
2003       3     5.205     0.062    739
2003       4     5.250     0.070    702
2003       5     5.239     0.060    739
2003       6     5.274     0.060    702
2003       7     5.272     0.059    686
2003       8     5.281     0.064    705
2003       9     5.332     0.061    666
2003      10     5.338     0.061    700
2003      11     5.367     0.059    695
2003      12     5.377     0.059    737
2004       1     5.350     0.060    732
2004       2     5.376     0.058    666
2004       3     5.394     0.057    677
2004       4     5.445     0.067    716
2004       5     5.467     0.073    682
2004       6     5.493     0.064    686
2004       7     5.530     0.069    647
2004       8     5.499     0.067    603
2004       9     5.557     0.068    669
2004      10     5.561     0.074    700
2004      11     5.602     0.066    715
2004      12     5.594     0.064    684
2005       1     5.605     0.062    660
2005       2     5.638     0.068    645
2005       3     5.682     0.068    711
2005       4     5.676     0.066    691
2005       5     5.688     0.086    704
2005       6     5.724     0.078    681
2005       7     5.713     0.085    712
2005       8     5.727     0.074    717
2005       9     5.754     0.049    713
2005      10     5.774     0.043    732
2005      11     5.782     0.042    719
2005      12     5.831     0.055    602
2006       1     5.858     0.066    708
2006       2     5.876     0.076    608
2006       3     5.886     0.068    716
2006       4     5.961     0.069    700
2006       5     5.963     0.076    700
2006       6     5.970     0.071    654
2006       7     5.966     0.071    670
2006       8     5.973     0.082    674
2006       9     6.016     0.061    532
2006      10     6.038     0.067    621
2006      11     6.052     0.081    665
2006      12     6.114     0.079    683
2007       1     6.125     0.073    698
2007       2     6.148     0.066    646
2007       3     6.108     0.052    417
2007       4     nan        nan       0
2007       5     6.175     0.059    624
2007       6     6.207     0.057    688
2007       7     6.218     0.060    700
2007       8     6.275     0.070    599
2007       9     6.278     0.061    690
2007      10     6.336     0.056    693
2007      11     6.336     0.050    616
2007      12     6.352     0.051    701
2008       1     6.392     0.053    491
2008       2     6.341     0.022     70
2008       3     6.382     0.023    732
2008       4     6.423     0.023    718
2008       5     6.477     0.025    728
2008       6     6.494     0.026    710
2008       7     6.500     0.026    743
2008       8     6.518     0.027    732
2008       9     6.527     0.027    717
2008      10     6.603     0.026    728
2008      11     6.608     0.025    707
2008      12     6.617     0.024    741
2009       1     6.647     0.026    726
2009       2     6.664     0.027    667
2009       3     6.716     0.038    735
2009       4     6.728     0.045    715
2009       5     6.740     0.044    739
2009       6     6.766     0.046    709
2009       7     6.751     0.042    743
2009       8     6.758     0.045    743
2009       9     6.817     0.043    719
2009      10     6.850     0.044    742
2009      11     6.885     0.042    719
2009      12     6.847     0.045    414
2010       1     6.969     0.081    307
2010       2     6.970     0.052    672
2010       3     7.005     0.051    738
2010       4     7.002     0.053    708
2010       5     7.061     0.058    732
2010       6     7.125     0.052    709
2010       7     7.154     0.054    723
2010       8     7.153     0.058    637
2010       9     7.217     0.047    591
2010      10     7.263     0.042    742
2010      11     7.275     0.042    715
2010      12     7.244     0.041    692
2011       1     7.284     0.045    585
2011       2     7.300     0.044    671
2011       3     7.294     0.089    719
2011       4     7.322     0.107    606
2011       5     7.383     0.042    743
2011       6     7.402     0.048    676
2011       7     7.426     0.050    742
2011       8     7.424     0.052    742
2011       9     7.482     0.050    709
2011      10     7.538     0.049    739
2011      11     7.527     0.053    682
2011      12     7.541     0.038    743
2012       1     7.573     0.043    688
2012       2     7.579     0.086    695
2012       3     7.609     0.049    609
2012       4     7.645     0.039    719
2012       5     7.661     0.035    729
2012       6     7.659     0.031    693
2012       7     7.646     0.033    741
2012       8     7.673     0.033    737
2012       9     7.727     0.029    696
2012      10     7.738     0.030    720
2012      11     7.819     0.035    719
2012      12     7.811     0.031    735
2013       1     7.817     0.031    740
2013       2     7.886     0.036    326
2013       3     7.881     0.036    741
2013       4     7.934     0.039    715
2013       5     8.034     0.038    728
2013       6     8.010     0.043    719
2013       7     8.040     0.042    686
2013       8     8.096     0.039    432
2013       9     8.151     0.033    701
2013      10     8.140     0.032    733
2013      11     8.139     0.034    719
2013      12     8.196     0.034    742
2014       1     8.189     0.032    735
2014       2     8.183     0.031    671
2014       3     8.263     0.030    711
2014       4     8.320     0.032    719
2014       5     8.314     0.033    668
2014       6     8.361     0.034    708
2014       7     8.344     0.034    670
2014       8     8.387     0.028    595
2014       9     8.457     0.028    670
2014      10     8.468     0.025    620
2014      11     8.484     0.021    706
2014      12     8.497     0.023    663
2015       1     8.494     0.027    730
2015       2     8.487     0.027    658
2015       3     8.524     0.030    716
2015       4     8.609     0.027    690
2015       5     8.644     0.033    728
2015       6     8.629     0.028    656
2015       7     8.632     0.027    730
2015       8     8.603     0.032    659
2015       9     8.775     0.032    699
2015      10     8.797     0.030    732
2015      11     8.843     0.030    711
2015      12     8.871     0.037    675
2016       1     8.840     0.037    734
2016       2     8.885     0.042    690
2016       3     8.891     0.044    611
2016       4     8.996     0.040    706
2016       5     9.006     0.042    735
2016       6     9.029     0.045    707
2016       7     8.998     0.052    743
2016       8     9.004     0.049    713
2016       9     9.062     0.080    673
2016      10     9.124     0.094    676
2016      11     9.195     0.069    711
2016      12     9.132     0.067    684
2017       1     9.191     0.077    687
2017       2     9.179     0.069    651
2017       3     9.181     0.072    713
2017       4     9.272     0.077    707
2017       5     9.305     0.069    717
2017       6     9.330     0.069    685
2017       7     9.352     0.072    544
2017       8     9.396     0.061    721
2017       9     9.477     0.058    716
2017      10     9.504     0.066    728
2017      11     9.525     0.065    714
2017      12     9.541     0.057    722
2018       1     9.548     0.067    214")
maunaloa5 <- maunaloa5[,1:3]


# merge additional datasets and clean up
climate<-merge(climate,maunaloa3,by=c("year","month"),all.x=TRUE)
climate<-subset(climate,!is.na(climate$n2o))
climate<-merge(climate,maunaloa4,by=c("year","month"),all.x=TRUE)
climate<-subset(climate,!is.na(climate$hcfc))
climate<-merge(climate,maunaloa5,by=c("year","month"),all.x=TRUE)
climate<-subset(climate,!is.na(climate$sf6))
# with so many observations removed for missing data, renumber the rows
rownames(climate)<-1:dim(climate)[1]
head(climate)

cor(climate$temp, climate[,4:8])

#model
out.climate <- lm(temp~co2+methane+n2o+hcfc+sf6, data=climate)
summary(out.climate)

#because of the non-sensical regression coefficient, lets explore collinearity
plot(~co2+methane+n2o+hcfc+sf6, data=climate)

#VIF
library(car)
vif(out.climate)
## ---- chunk 10
out.climate <- lm(temp~co2+methane+n2o+hcfc+sf6, data=climate)
vif(out.climate)
summary(out.climate)

identify(climate$tem)


lev.clim <- lm.influence(out.climate)$hat
subset(climate, lev.clim >(2*(5+1)/189))

cd.clim <- cooks.distance(out.climate)
subset(climate, cd.clim > 4/(nrow(climate)-(6)))

r.clim <- rstudent(out.climate)
hist(r.clim)







#There is a statistically significant effect of greenhouse gases on global climate (pval < 0.0001)
#INterpret betahatj's <- need partial slope interpretation (holding all else constant). This is an estimate, There is an estimated effect (95%CI)
